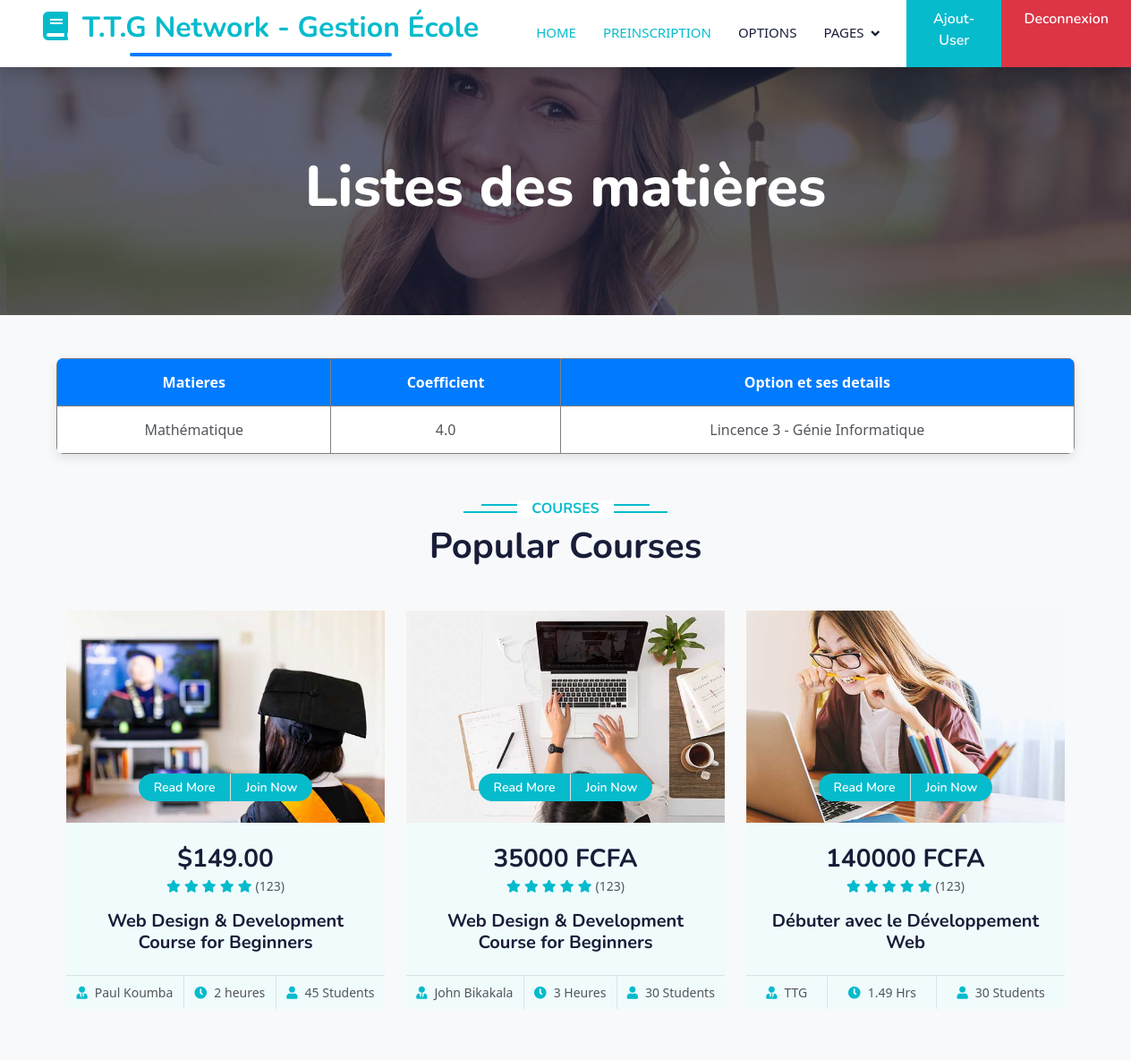
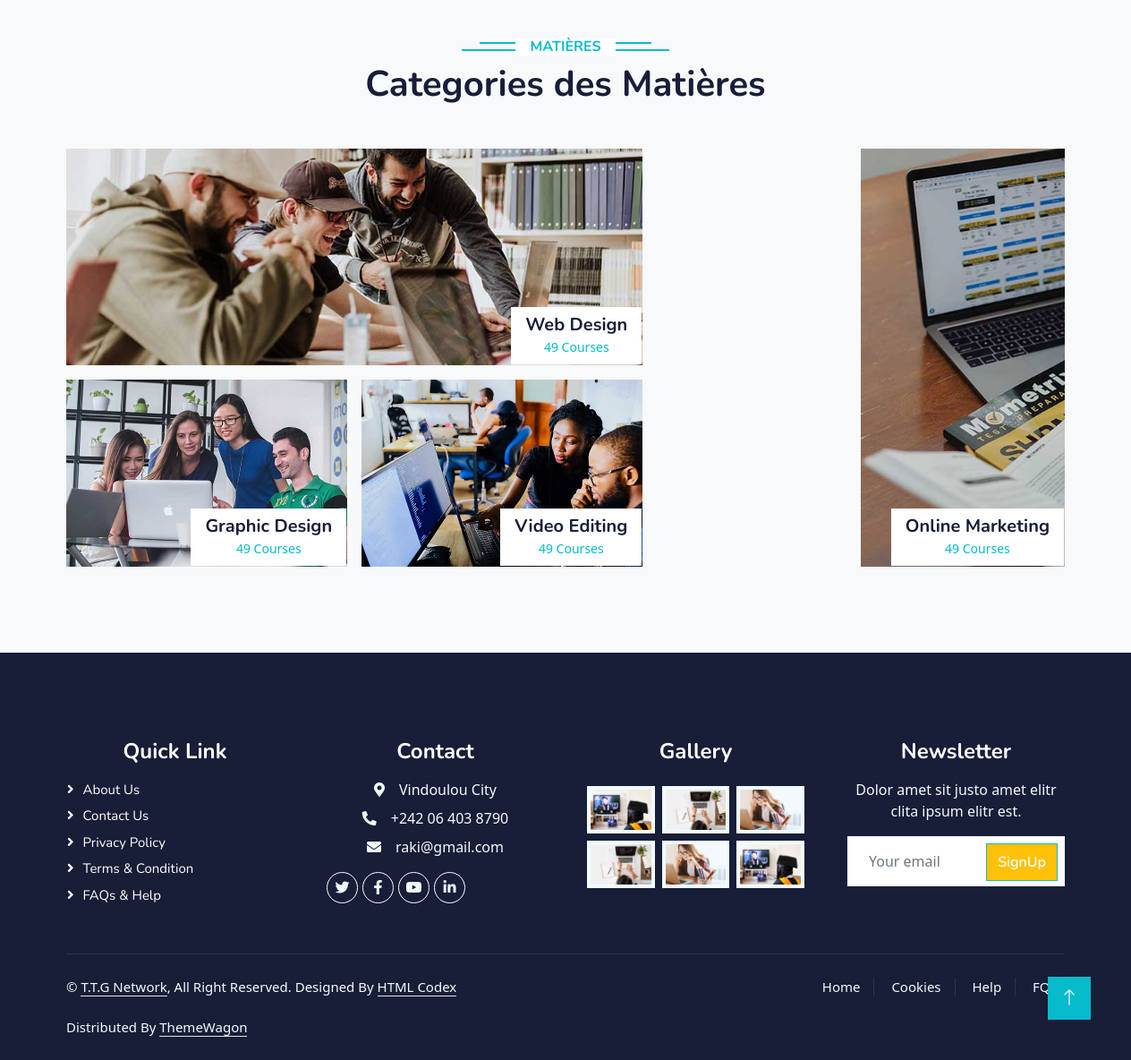
Screenshot of /matiere (signed in) with the database file from the repository (2 pictures, top to bottom).
### core/models.py (models this page shows, shortened)
class Matiere(models.Model):
    nom = models.CharField(max_length=100)
    coefficient = models.FloatField()
    option = models.ForeignKey(Option, on_delete=models.CASCADE)

class Option(models.Model):
    nom = models.CharField(max_length=100)
    filiere = models.ForeignKey(Filiere, on_delete=models.CASCADE)
    class Meta:
        constraints = [
            models.UniqueConstraint(fields=['nom', 'filiere'], name='unique_option_par_filiere_et_niveau')
        ]
        verbose_name = "Option"
        verbose_name_plural = "Options"
    def __str__(self):
        filiere_nom = self.filiere.nom if self.filiere else "Filière inconnue"
        return f"{self.nom} - {filiere_nom}"

class Filiere(models.Model):
    nom = models.CharField(max_length=100)

### core/views.py (the view)
# urls.py: path('matiere', views.matieres_view, name='matiere'),
@login_required
def matieres_view(request):
    matieres = Matiere.objects.all()
    return render(request, 'liste_matieres.html', {'matieres': matieres})

### core/templates/liste_matieres.html (shortened to what this page needs)
{% extends "base.html" %}
{% load static %}
{% block content %}
<div class="container-fluid bg-primary py-5 mb-5 page-header">
  <div class="container py-5">
      <div class="row justify-content-center">
          <div class="col-lg-10 text-center">
              <h1 class="display-3 text-white animated slideInDown">Listes des matières</h1>
          </div>
      </div>
  </div>
</div>
    <table class= "table-bordered">
			<thead>
			    <th>Matieres</th>
          <th>Coefficient</th>
          <th>Option et ses details</th>
			</thead>
      {% for matiere in matieres %}
			<tbody>
				  <td>{{ matiere.nom }}</td>
          <td>{{ matiere.coefficient }}</td>
          <td>{{ matiere.option }}</td>
			</tbody>
      {% endfor %}
		</table>
    <div class="container-xxl py-5">
      <div class="container">
          <div class="text-center wow fadeInUp" data-wow-delay="0.1s">
              <h6 class="section-title bg-white text-center text-primary px-3">Courses</h6>
              <h1 class="mb-5">Popular Courses</h1>
          </div>
          <div class="row g-4 justify-content-center">
              <div class="col-lg-4 col-md-6 wow fadeInUp" data-wow-delay="0.1s">
                  <div class="course-item bg-light">
                      <div class="position-relative overflow-hidden">
                          <img class="img-fluid" src="{% static 'img/course-1.jpg' %}" alt="">
                          <div class="w-100 d-flex justify-content-center position-absolute bottom-0 start-0 mb-4">
                              <a href="#" class="flex-shrink-0 btn btn-sm btn-primary px-3 border-end" style="border-radius: 30px 0 0 30px;">Read More</a>
                              <a href="#" class="flex-shrink-0 btn btn-sm btn-primary px-3" style="border-radius: 0 30px 30px 0;">Join Now</a>
                          </div>
                      </div>
                      <div class="text-center p-4 pb-0">
                          <h3 class="mb-0">$149.00</h3>
                          <div class="mb-3">
                              <small class="fa fa-star text-primary"></small>
                              <small class="fa fa-star text-primary"></small>
                              <small class="fa fa-star text-primary"></small>
                              <small class="fa fa-star text-primary"></small>
                              <small class="fa fa-star text-primary"></small>
                              <small>(123)</small>
                          </div>
                          <h5 class="mb-4">Web Design & Development Course for Beginners</h5>
                      </div>
                      <div class="d-flex border-top">
                          <small class="flex-fill text-center border-end py-2"><i class="fa fa-user-tie text-primary me-2"></i>Paul Koumba</small>
                          <small class="flex-fill text-center border-end py-2"><i class="fa fa-clock text-primary me-2"></i>2 heures</small>
                          <small class="flex-fill text-center py-2"><i class="fa fa-user text-primary me-2"></i>45 Students</small>
                      </div>
                  </div>
              </div>
              <div class="col-lg-4 col-md-6 wow fadeInUp" data-wow-delay="0.3s">
                  <div class="course-item bg-light">
                      <div class="position-relative overflow-hidden">
                          <img class="img-fluid" src="{% static 'img/course-2.jpg' %}" alt="">
                          <div class="w-100 d-flex justify-content-center position-absolute bottom-0 start-0 mb-4">
                              <a href="#" class="flex-shrink-0 btn btn-sm btn-primary px-3 border-end" style="border-radius: 30px 0 0 30px;">Read More</a>
                              <a href="#" class="flex-shrink-0 btn btn-sm btn-primary px-3" style="border-radius: 0 30px 30px 0;">Join Now</a>
                          </div>
                      </div>
                      <div class="text-center p-4 pb-0">
                          <h3 class="mb-0">35000 FCFA</h3>
                          <div class="mb-3">
                              <small class="fa fa-star text-primary"></small>
                              <small class="fa fa-star text-primary"></small>
                              <small class="fa fa-star text-primary"></small>
                              <small class="fa fa-star text-primary"></small>
                              <small class="fa fa-star text-primary"></small>
                              <small>(123)</small>
                          </div>
                          <h5 class="mb-4">Web Design & Development Course for Beginners</h5>
                      </div>
                      <div class="d-flex border-top">
                          <small class="flex-fill text-center border-end py-2"><i class="fa fa-user-tie text-primary me-2"></i>John Bikakala</small>
                          <small class="flex-fill text-center border-end py-2"><i class="fa fa-clock text-primary me-2"></i>3 Heures</small>
                          <small class="flex-fill text-center py-2"><i class="fa fa-user text-primary me-2"></i>30 Students</small>
                      </div>
                  </div>
              </div>
              <div class="col-lg-4 col-md-6 wow fadeInUp" data-wow-delay="0.5s">
                  <div class="course-item bg-light">
                      <div class="position-relative overflow-hidden">
                          <img class="img-fluid" src="{% static 'img/course-3.jpg' %}" alt="">
                          <div class="w-100 d-flex justify-content-center position-absolute bottom-0 start-0 mb-4">
                              <a href="#" class="flex-shrink-0 btn btn-sm btn-primary px-3 border-end" style="border-radius: 30px 0 0 30px;">Read More</a>
                              <a href="#" class="flex-shrink-0 btn btn-sm btn-primary px-3" style="border-radius: 0 30px 30px 0;">Join Now</a>
                          </div>
                      </div>
                      <div class="text-center p-4 pb-0">
                          <h3 class="mb-0">140000 FCFA</h3>
                          <div class="mb-3">
                              <small class="fa fa-star text-primary"></small>
                              <small class="fa fa-star text-primary"></small>
                              <small class="fa fa-star text-primary"></small>
                              <small class="fa fa-star text-primary"></small>
                              <small class="fa fa-star text-primary"></small>
                              <small>(123)</small>
                          </div>
                          <h5 class="mb-4">Débuter avec le Développement Web </h5>
                      </div>
                      <div class="d-flex border-top">
                          <small class="flex-fill text-center border-end py-2"><i class="fa fa-user-tie text-primary me-2"></i>TTG</small>
                          <small class="flex-fill text-center border-end py-2"><i class="fa fa-clock text-primary me-2"></i>1.49 Hrs</small>
                          <small class="flex-fill text-center py-2"><i class="fa fa-user text-primary me-2"></i>30 Students</small>
                      </div>
                  </div>
              </div>
          </div>
      </div>
  </div>
    <div class="container-xxl py-5 category">
      <div class="container">
          <div class="text-center wow fadeInUp" data-wow-delay="0.1s">
              <h6 class="section-title bg-white text-center text-primary px-3">Matières</h6>
              <h1 class="mb-5">Categories des Matières</h1>
          </div>
          <div class="row g-3">
              <div class="col-lg-7 col-md-6">
                  <div class="row g-3">
                      <div class="col-lg-12 col-md-12 wow zoomIn" data-wow-delay="0.1s">
                          <a class="position-relative d-block overflow-hidden" href="">
                              <img class="img-fluid" src="{% static 'img/cat-1.jpg' %}" alt="">
                              <div class="bg-white text-center position-absolute bottom-0 end-0 py-2 px-3" style="margin: 1px;">
                                  <h5 class="m-0">Web Design</h5>
                                  <small class="text-primary">49 Courses</small>
                              </div>
                          </a>
                      </div>
                      <div class="col-lg-6 col-md-12 wow zoomIn" data-wow-delay="0.3s">
                          <a class="position-relative d-block overflow-hidden" href="">
                              <img class="img-fluid" src="{% static 'img/cat-2.jpg' %}" alt="">
                              <div class="bg-white text-center position-absolute bottom-0 end-0 py-2 px-3" style="margin: 1px;">
                                  <h5 class="m-0">Graphic Design</h5>
                                  <small class="text-primary">49 Courses</small>
                              </div>
                          </a>
                      </div>
                      <div class="col-lg-6 col-md-12 wow zoomIn" data-wow-delay="0.5s">
                          <a class="position-relative d-block overflow-hidden" href="">
                              <img class="img-fluid" src="{% static 'img/cat-3.jpg' %}" alt="">
                              <div class="bg-white text-center position-absolute bottom-0 end-0 py-2 px-3" style="margin: 1px;">
                                  <h5 class="m-0">Video Editing</h5>
                                  <small class="text-primary">49 Courses</small>
                              </div>
                          </a>
                      </div>
                  </div>
              </div>
              <div class="col-lg-5 col-md-6 wow zoomIn" data-wow-delay="0.7s" style="min-height: 350px;">
                  <a class="position-relative d-block h-100 overflow-hidden" href="">
                      <img class="img-fluid position-absolute w-100 h-100" src="{% static 'img/cat-4.jpg' %}" alt="" style="object-fit: cover;">
                      <div class="bg-white text-center position-absolute bottom-0 end-0 py-2 px-3" style="margin:  1px;">
                          <h5 class="m-0">Online Marketing</h5>
                          <small class="text-primary">49 Courses</small>
                      </div>
                  </a>
              </div>
          </div>
      </div>
  </div>
{% endblock %}

### core/static/css/style.css (style rules this page uses)
.btn { font-family: 'Nunito', sans-serif; font-weight: 600; transition: .5s; }
.btn.btn-primary, .btn.btn-secondary { color: #FFFFFF; }
.page-header { background: linear-gradient(rgba(24, 29, 56, .7), rgba(24, 29, 56, .7)), url(../img/carousel-1.jpg); background-position: center center; background-repeat: no-repeat; background-size: cover; }
.section-title { position: relative; display: inline-block; text-transform: uppercase; }
.section-title::before { position: absolute; content: ""; width: calc(100% + 80px); height: 2px; top: 4px; left: -40px; background: var(--primary); z-index: -1; }
.section-title::after { position: absolute; content: ""; width: calc(100% + 120px); height: 2px; bottom: 5px; left: -60px; background: var(--primary); z-index: -1; }
.category img, .course-item img { transition: .5s; }

### core/templates/base.html (style rules this page uses)
img, video { max-width: 100%; height: auto; }

### core/templates/liste_matieres.html (style rules this page uses)
body { font-family: 'Segoe UI', Tahoma, Geneva, Verdana, sans-serif; background-color: #f8f9fa; text-align: center; }
table { width: 90%; margin: 0 auto; border-collapse: collapse; background-color: #fff; box-shadow: 0 4px 12px rgba(0, 0, 0, 0.1); border-radius: 8px; overflow: hidden; }
thead { background-color: #007BFF; color: white; }
th, td { padding: 14px 18px; text-align: center; border-bottom: 1px solid #ddd; }
tr:last-child td { border-bottom: none; }

### rows the page displays
Matiere: nom "Mathématique", coefficient "4.0", option "Lincence 3 - Génie Informatique"
